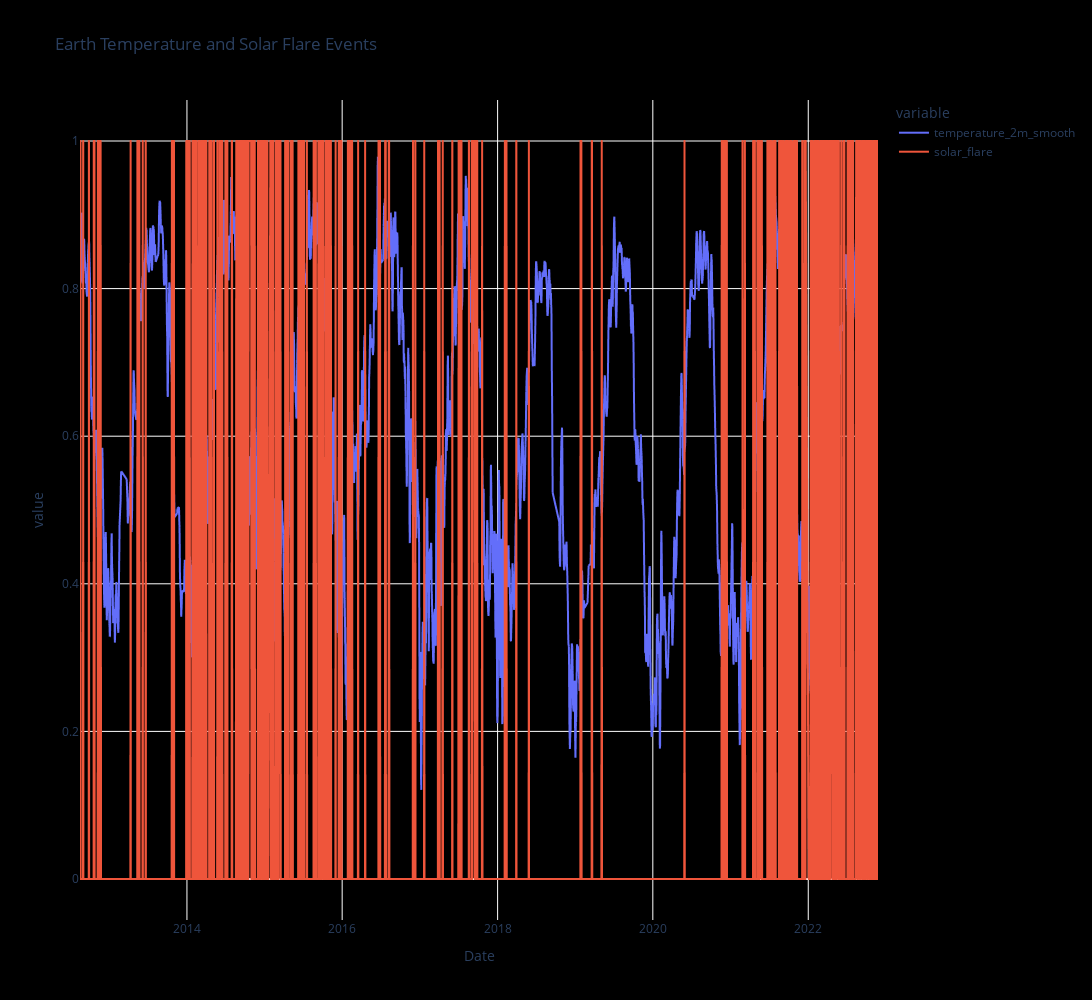

Write notebook code for a chart like this one.
### Code cell
# Solar Flare Impact Visualization:
fig = px.line(merged_df, x="date", y=["temperature_2m_smooth", "solar_flare"],
              title="Earth Temperature and Solar Flare Events",
              labels={"date": "Date", "temperature_2m": "Earth Temperature", "solar_flare": "Solar Flare"})
fig.update_layout(paper_bgcolor="#000000",
                  plot_bgcolor="#000000",
                  height=1000, 
                  width=2000)
fig.show()

### Figure 1 — Plotly figure (JSON) as saved in the notebook; plotly's stock layout.template omitted (floating-point values rounded to 4 significant figures; data arrays with more than 128 entries replaced by an {"elided": "..."} marker saying what was removed)
{"data": [{"hovertemplate": "variable=temperature_2m_smooth<br>Date=%{x}<br>value=%{y}<extra></extra>", "legendgroup": "temperature_2m_smooth", "line": {"color": "#636efa", "dash": "solid"}, "marker": {"symbol": "circle"}, "mode": "lines", "name": "temperature_2m_smooth", "showlegend": true, "type": "scattergl", "x": {"elided": "5450 str values"}, "xaxis": "x", "y": {"elided": "5450 float values"}, "yaxis": "y"}, {"hovertemplate": "variable=solar_flare<br>Date=%{x}<br>value=%{y}<extra></extra>", "legendgroup": "solar_flare", "line": {"color": "#EF553B", "dash": "solid"}, "marker": {"symbol": "circle"}, "mode": "lines", "name": "solar_flare", "showlegend": true, "type": "scattergl", "x": {"elided": "5450 str values"}, "xaxis": "x", "y": {"elided": "5450 int values"}, "yaxis": "y"}], "layout": {"height": 1000, "legend": {"title": {"text": "variable"}, "tracegroupgap": 0}, "paper_bgcolor": "#000000", "plot_bgcolor": "#000000", "title": {"text": "Earth Temperature and Solar Flare Events"}, "width": 2000, "xaxis": {"anchor": "y", "domain": [0, 1], "title": {"text": "Date"}}, "yaxis": {"anchor": "x", "domain": [0, 1], "title": {"text": "value"}}}}
